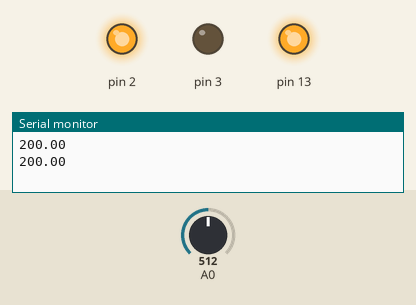
Simulated run of this sketch. Board: Arduino Uno, built with avr-gcc and run on an emulated ATmega328P. Parts: output pins drawn as LEDs (lit = HIGH), the last lines printed to the serial monitor. Dashed ring = blinking. The inputs (shaded band) are chosen by the test bench; at power-on: A0 = 512.

Above: at 2.8 s.
2.9 s: A0 set to 143
At 3.5 s:
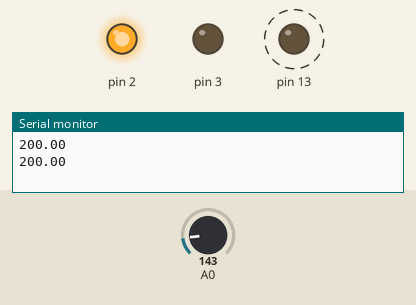
8.9 s: A0 set to 129
At 10.25 s:
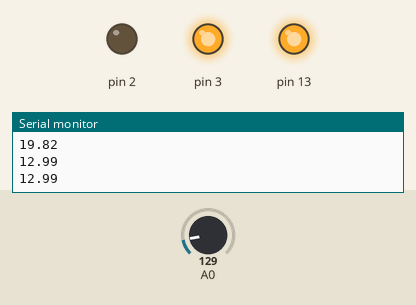
At 10.75 s:
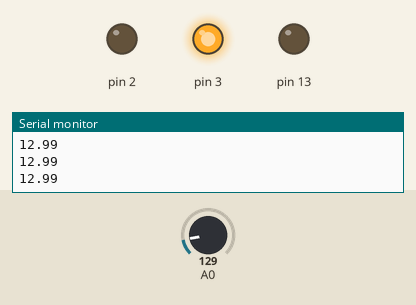
Timing chart, 0 to 18.4 s (numbered marks = the images above; inputs shaded):
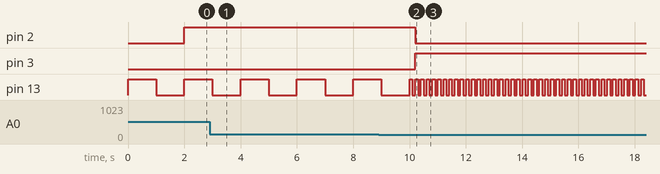

Measured:
- the behaviour switches between 135 and 134 on A0 (found by bisection; images 1 and 2)
- after the input at 8.9 s, pin 2: HIGH → LOW after 1.3 s; pin 3: LOW → HIGH after 1.3 s
- by itself, pin 13: repeats every 0.20 s: HIGH 0.10 s, LOW 0.10 s

The sketch:

temp.ino
```cpp
/*     ---------------------------------------------------------
 *     |  Arduino Experimentation Kit Example Code             |
 *     |  CIRC-10 .: Temperature :. (TMP36 Temperature Sensor) |
 *     ---------------------------------------------------------
 *
 *  A simple program to output the current temperature to the IDE's debug window
 *
 *  For more details on this circuit: http://tinyurl.com/c89tvd
 */

//TMP36 Pin Variables
int temperaturePin = 0; //the analog pin the TMP36's Vout (sense) pin is connected to
                        //the resolution is 10 mV / degree centigrade
                        //(500 mV offset) to make negative temperatures an option

/*
 * setup() - this function runs once when you turn your Arduino on
 * We initialize the serial connection with the computer
 */
void setup()
{
   // initialize digital pin 13 as an output.
  pinMode(13, OUTPUT);
  pinMode(2, OUTPUT);
  pinMode(3, OUTPUT);
  Serial.begin(9600);  //Start the serial connection with the copmuter
                       //to view the result open the serial monitor
                       //last button beneath the file bar (looks like a box with an antenae)
}

void loop()                     // run over and over again
{
 float temperature = getVoltage(temperaturePin);  //getting the voltage reading from the temperature sensor
 temperature = (temperature - .5) * 100;          //converting from 10 mv per degree wit 500 mV offset
                                                  //to degrees ((volatge - 500mV) times 100)
 Serial.println(temperature);                     //printing the result
 if(temperature > 15.5){
   digitalWrite(13, HIGH);   // turn the LED on (HIGH is the voltage level)
   delay(1000);              // wait for a second
   digitalWrite(13, LOW);    // turn the LED off by making the voltage LOW
   delay(1000);              // wait for a second
   digitalWrite(2, HIGH);   // turn the LED on (HIGH is the voltage level)
   digitalWrite(3, LOW);   // turn the LED on (HIGH is the voltage level)
 }
 else {
   digitalWrite(13, HIGH);   // turn the LED on (HIGH is the voltage level)
   delay(100);              // wait for a second
   digitalWrite(13, LOW);    // turn the LED off by making the voltage LOW
   delay(100);              // wait for a second
   digitalWrite(2, LOW);    // turn the LED off by making the voltage LOW
   digitalWrite(3, HIGH);// turn the LED off by making the voltage LOW
 }
}

/*
 * getVoltage() - returns the voltage on the analog input defined by
 * pin
 */
float getVoltage(int pin){
 return (analogRead(pin) * .004882814); //converting from a 0 to 1023 digital range
                                        // to 0 to 5 volts (each 1 reading equals ~ 5 millivolts
}
```
